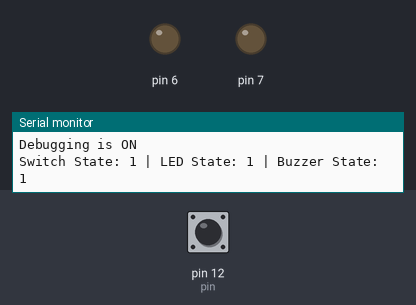
A sketch run on a simulated Arduino Uno, built with avr-gcc and run on an emulated ATmega328P. Shown: output pins drawn as LEDs (lit = HIGH), the last lines printed to the serial monitor. Dashed ring = blinking. The inputs (shaded band) are chosen by the test bench; at power-on: pin 12 (pin) HIGH.

Above: at 1.2 s.
1.3 s: pin 12 (pin) pulled LOW for 0.15 s
At 1.7 s:
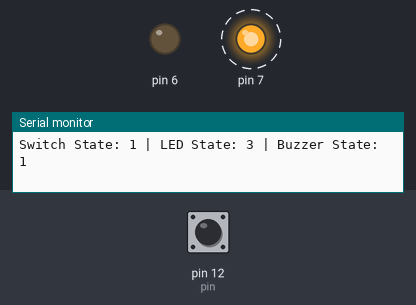
4.4 s: pin 12 (pin) pulled LOW for 3.2 s
At 5.65 s:
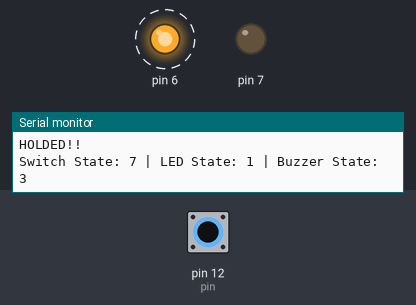
9.9 s: pin 12 (pin) pulled LOW for 1 s
At 15.7 s:
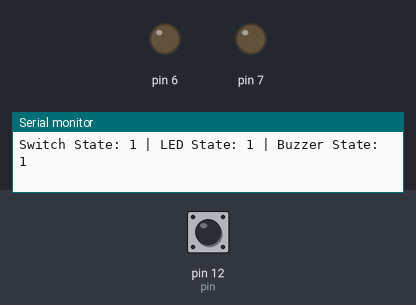
Timing chart, 0 to 17.2 s (numbered marks = the images above; inputs shaded):
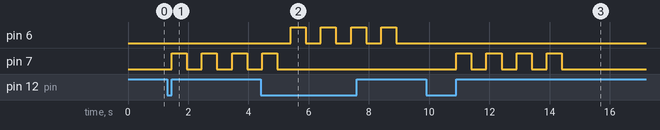

The sketch:

parallel_state_machines.ino
```cpp
//Description:
//  -A State Machine is a useful tool to organize complex code
//  -Think of it like the next step beyone "If Else" statements
//  -This example code uses a State Machine to handle tac switch debouncing
//  -It also has a "Hold" function to enable interaction with long button presses
//  -The tac switch is used to control a buzzer and an LED, it can multitask
//
//Wiring Instructions:
//  -Wire a SPST momentary switch between a Digital IO Pin 12 and Ground.
//    (we will use an internal pullup resistor, so no need to worry about wiring a resistor)
//  -Wire an LED and a small resistor (~300 Ohm) in series
//  -Wire the series LED & Resistor between  Digital IO Pin 7 and Ground.
//    (be sure the + terminal of the LED points toward the IO pin)

#define  DEBUG

#include "SW_StateMachine.h"
#include "LED_StateMachine.h"

//Top Level Variables:

SW_StateMachine  sw1;
LED_StateMachine bz1;
LED_StateMachine led1;

void setup() {
  sw1.state      = sw_RESET;
  sw1.state_prev = sw_RESET;
  sw1.pin        = 12;
  sw1.val        = 0;
  sw1.t          = 0;
  sw1.t_0        = 0;
  sw1.bounce_delay = 10;
  sw1.hold_delay = 1000;

  bz1.state      = led_RESET;
  bz1.state_prev = led_RESET;
  bz1.pin        = 6;
  bz1.val        = 0;
  bz1.t          = 0;
  bz1.t_0        = 0;
  bz1.on_delay   = 500;
  bz1.off_delay  = 500;
  bz1.beep_count = 0;
  bz1.beep_number= 4;

  led1.state      = led_RESET;
  led1.state_prev = led_RESET;
  led1.pin        = 7;
  led1.val        = 0;
  led1.t          = 0;
  led1.t_0        = 0;
  led1.on_delay   = 500;
  led1.off_delay  = 500;
  led1.beep_count = 0;
  led1.beep_number= 4;

  // initialize digital pins
  pinMode(sw1.pin,INPUT_PULLUP); //INPUT_PULLUP will use the Arduino's internal pullup resistor
  pinMode(bz1.pin,OUTPUT);
  pinMode(led1.pin,OUTPUT);

  #ifdef DEBUG
    Serial.begin(115200);Serial.println("Debugging is ON");
  #endif
}

void loop() {
  //Instruct all the state machines to proceed one step (sometimes called a "cycle)
  SW_StateMachine_do( sw1 );
  LED_StateMachine_do( bz1 );
  LED_StateMachine_do( led1);

  //Provide events that can force the state machines to change state
  //I like to program interactions between state machines here in the top level loop
  if (sw1.state == sw_TRIGGERED) {led1.state = led_TURN_ON;} //short press
  if (sw1.state == sw_HOLD     ) {bz1.state  = led_TURN_ON;} //long press

  #ifdef DEBUG
    if((sw1.state_prev != sw1.state) | (led1.state_prev != led1.state) | (bz1.state_prev != bz1.state)) {
      Serial.print("Switch State: "); Serial.print(sw1.state);
      Serial.print(" | LED State: "); Serial.print(led1.state);
      Serial.print(" | Buzzer State: "); Serial.println(bz1.state);
    }
  #endif
}
```

LED_StateMachine.h
```cpp
//LED State Machine variables

#ifndef __LED_SM__
#define __LED_SM__

enum LED_state {led_RESET,
                led_WAIT,
                led_TURN_ON,
                led_ON,
                led_TURN_OFF,
                led_OFF };

typedef struct {
  enum LED_state state;     //The actual state of the state machine
  enum LED_state state_prev;//Remember the previous state (useful to know if the state has changed)
  uint8_t  pin;         //Buzzer pin
  uint8_t  val;         //Buzzer value (on or off)
  uint32_t t;           //Current time of the buzzer state machine (in milli seconds)
  uint32_t t_0;         //The time that we last passed through a state of interest (in milli seconds)
  uint16_t on_delay;    //On time for the buzzer as it beeps (in milli seconds)
  uint16_t off_delay;   //Off time for the buzzer as it beeps (in milli seconds)
  uint8_t  beep_count;  //Number of times we've beeped on this journey
  uint8_t  beep_number; //Number of times we should beep before resetting
} LED_StateMachine;

#endif
```

LED_StateMachine.ino
```cpp
#include "LED_StateMachine.h"

void LED_StateMachine_do(LED_StateMachine &l) {

  //Almost every state needs these lines so I'll put it outside the State Machine
  l.state_prev = l.state;

  //State Machine Section
  switch(l.state) {
    case led_RESET:
      //Set Beep Count to 0 then proceed to WAIT
      l.beep_count = 0;
      l.state = led_WAIT;
    break;

    case led_WAIT:
      //do nothing, the main loop can progress this Machine from state 1 to state 2
    break;

    case led_TURN_ON:
      //Start buzzer, record time then proceed to ON,
      digitalWrite(l.pin,HIGH);
      l.t_0 = millis();
      l.state = led_ON;
    break;

    case led_ON:
      //Wait for time to elapse, then proceed to TURN OFF
      l.t = millis();
      if (l.t - l.t_0 > l.on_delay) {l.state = led_TURN_OFF;}
    break;

    case led_TURN_OFF:
      //Increment the beep counter, turn off buzzer, proceed to OFF
      l.beep_count++;
      l.t_0 = millis();
      digitalWrite(l.pin,LOW);
      l.state = led_OFF;
    break;

    case led_OFF:
      l.t = millis();
      if (l.t - l.t_0 > l.off_delay) {l.state = led_TURN_ON;}
      if (l.beep_count >= l.beep_number) {l.state = led_RESET;}
    break;
  }
}
```

SW_StateMachine.h
```cpp
//Switch Variables

#ifndef __SW_SM__
#define __SW_SM__

enum SW_state {sw_RESET,
               sw_WAIT,
               sw_ARMING,
               sw_ARMED,
               sw_DRAWN,
               sw_TRIGGERED,
               sw_HOLD,
               sw_LOW_WAIT };

typedef struct {
  enum SW_state state;       //The actual ~state~ of the state machine
  enum SW_state state_prev;  //Remembers the previous state (useful to know when the state has changed)
  uint8_t  pin;          //Input/Output (IO) pin for the switch
  uint8_t  val;          //Value of the switch ("HIGH" or "LOW")
  uint32_t t;            //Typically represents the current time of the switch
  uint32_t t_0;          //The time that we last passed through an interesting state
  uint16_t bounce_delay; //The delay to list for bouncing
  uint16_t hold_delay;   //The time required to register a long press (a.k.a. "hold")
} SW_StateMachine;

#endif
```

SW_StateMachine.ino
```cpp
#include "SW_StateMachine.h"

void SW_StateMachine_do(SW_StateMachine &s) {

  //Almost every state needs these lines, so I'll put it outside the State Machine
  s.val = digitalRead(s.pin);
  s.state_prev = s.state;

  //State Machine Section
  switch (s.state) {
    case sw_RESET:
      //Catch all "home base" for the State MAchine
      s.state = sw_WAIT;
    break;

    case sw_WAIT:
      //Wait for the switch to go low
      if (s.val == LOW) {s.state = sw_ARMING;}
    break;

    case sw_ARMING:
      //Record the time and proceed to ARMED
      s.t_0 = millis();
      s.state = sw_ARMED;
    break;

    case sw_ARMED:
      //Check to see if the proper has delay has passed.  If a bounce occures then RESET
      s.t = millis();
      if (s.t - s.t_0 > s.bounce_delay) {s.state = sw_DRAWN;}
      if (s.val == HIGH) {s.state = sw_RESET;}
    break;

    case sw_DRAWN:
      //If switch goes HIGH, then TRIGGER. Also check timer for a "Long Pess"
      s.t = millis();
      if (s.val == HIGH) {s.state = sw_TRIGGERED;}
      if (s.t - s.t_0 > s.hold_delay) {s.state = sw_HOLD;}
    break;

    case sw_TRIGGERED:
      //reset the State Machine
      #ifdef DEBUG
        Serial.println("TRIGGERED!!");
      #endif
      s.state = sw_RESET;
    break;

    case sw_HOLD:
      //proceed to LOW WAIT
      #ifdef DEBUG
        Serial.println("HOLDED!!");
      #endif
      s.state = sw_LOW_WAIT;
    break;

    case sw_LOW_WAIT:
      //wait for switch to go back HIGH, then reset
      if (s.val == HIGH) {s.state = sw_RESET;}
    break;
  }
}
```

Measured:
- after the input at 1.3 s, pin 7: alternates HIGH for 0.50 s and LOW for 0.50 s, starting after 0.15 s
- after the input at 4.4 s, pin 6: alternates HIGH for 0.50 s and LOW for 0.50 s, starting after 1.0 s
- after the input at 9.9 s, pin 7: alternates HIGH for 0.50 s and LOW for 0.50 s, 8 changes in all, then stays LOW, starting after 1.0 s
